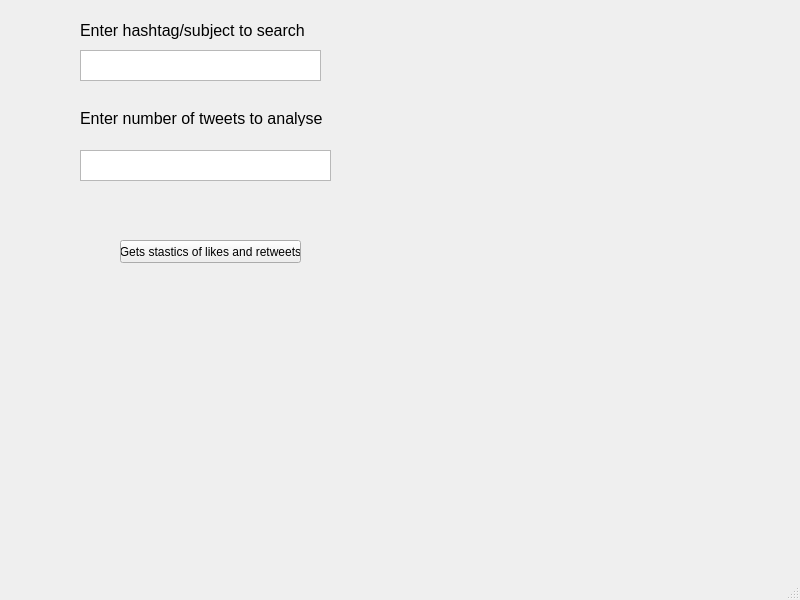
<?xml version="1.0" encoding="UTF-8"?>
<ui version="4.0">
 <class>MainWindow</class>
 <widget class="QMainWindow" name="MainWindow">
  <property name="geometry">
   <rect>
    <x>0</x>
    <y>0</y>
    <width>800</width>
    <height>600</height>
   </rect>
  </property>
  <property name="windowTitle">
   <string>Live Sentiment Analysis</string>
  </property>
  <property name="autoFillBackground">
   <bool>false</bool>
  </property>
  <widget class="QWidget" name="centralwidget">
   <widget class="QTextEdit" name="hashtag">
    <property name="geometry">
     <rect>
      <x>80</x>
      <y>50</y>
      <width>241</width>
      <height>31</height>
     </rect>
    </property>
   </widget>
   <widget class="QLabel" name="label">
    <property name="geometry">
     <rect>
      <x>80</x>
      <y>10</y>
      <width>261</width>
      <height>41</height>
     </rect>
    </property>
    <property name="font">
     <font>
      <pointsize>12</pointsize>
      <weight>50</weight>
      <bold>false</bold>
     </font>
    </property>
    <property name="text">
     <string>Enter hashtag/subject to search</string>
    </property>
   </widget>
   <widget class="QTextEdit" name="noOfTweets">
    <property name="geometry">
     <rect>
      <x>80</x>
      <y>150</y>
      <width>251</width>
      <height>31</height>
     </rect>
    </property>
   </widget>
   <widget class="QLabel" name="label_2">
    <property name="geometry">
     <rect>
      <x>80</x>
      <y>110</y>
      <width>251</width>
      <height>16</height>
     </rect>
    </property>
    <property name="font">
     <font>
      <pointsize>12</pointsize>
     </font>
    </property>
    <property name="text">
     <string>Enter number of tweets to analyse</string>
    </property>
   </widget>
   <widget class="QPushButton" name="statistics">
    <property name="geometry">
     <rect>
      <x>120</x>
      <y>240</y>
      <width>181</width>
      <height>23</height>
     </rect>
    </property>
    <property name="text">
     <string>Gets stastics of likes and retweets</string>
    </property>
   </widget>
  </widget>
  <widget class="QMenuBar" name="menubar">
   <property name="geometry">
    <rect>
     <x>0</x>
     <y>0</y>
     <width>800</width>
     <height>21</height>
    </rect>
   </property>
  </widget>
  <widget class="QStatusBar" name="statusbar"/>
 </widget>
 <resources/>
 <connections/>
</ui>
